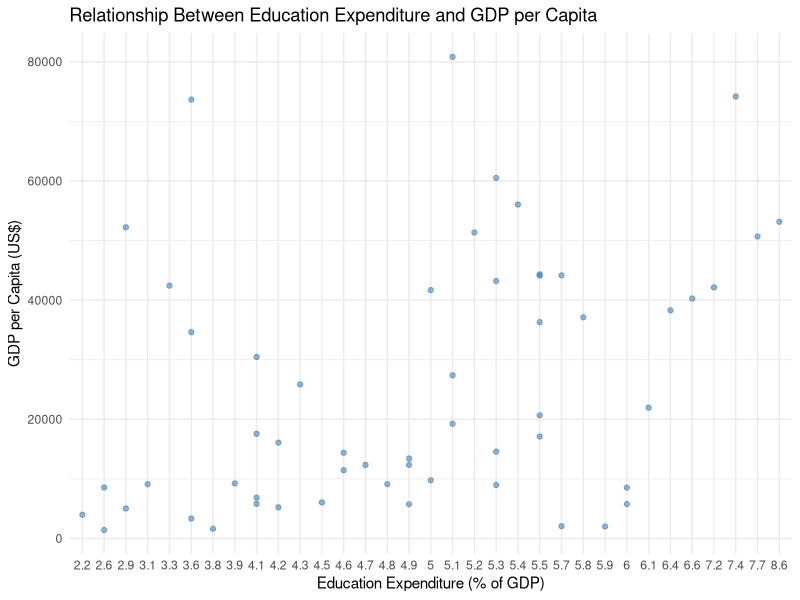
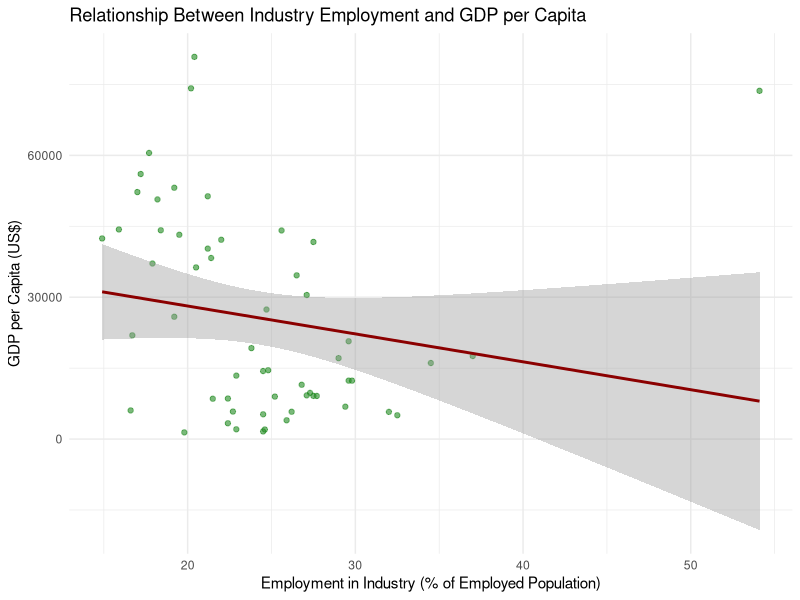
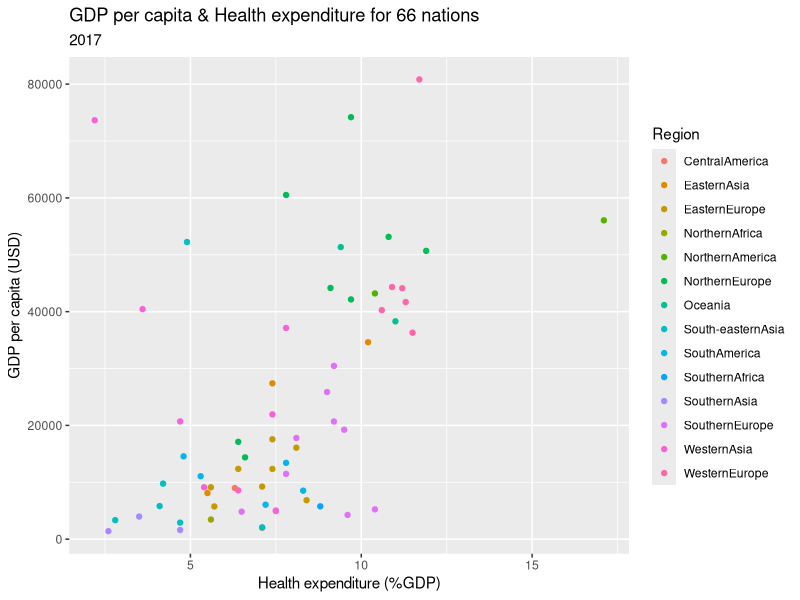
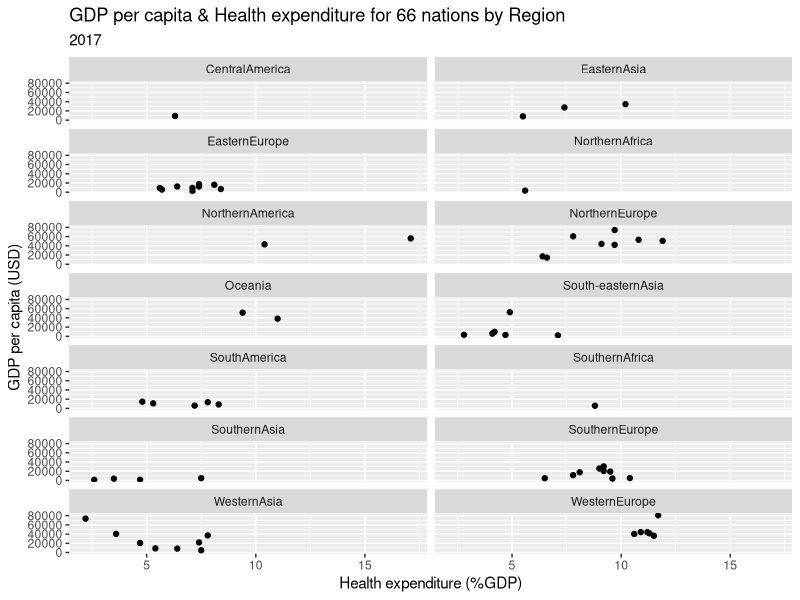
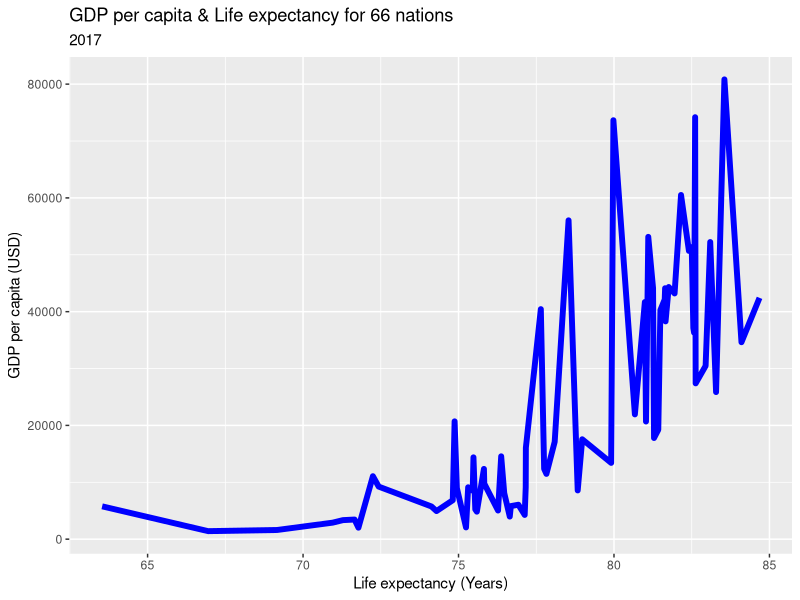
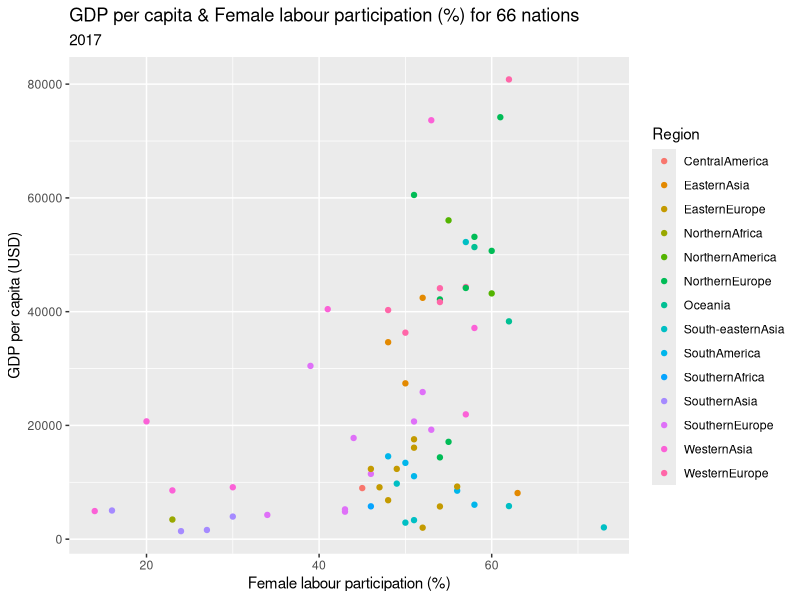
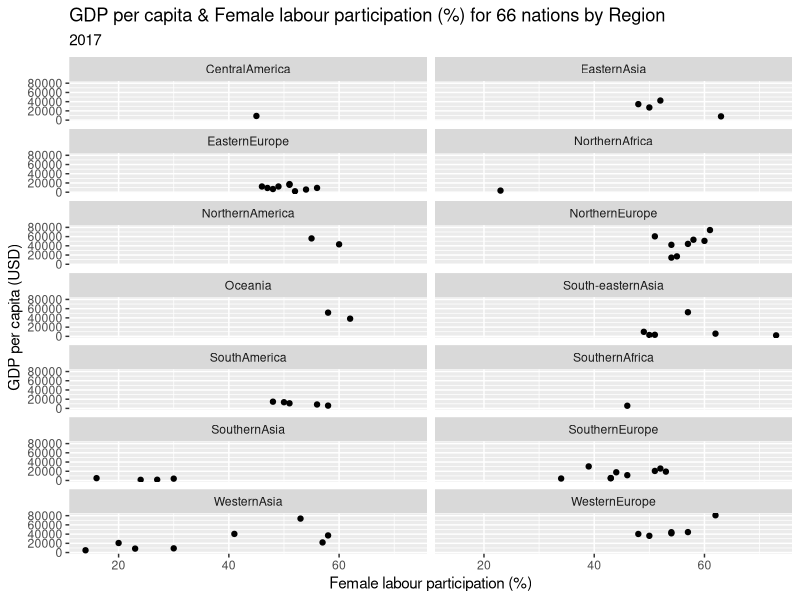
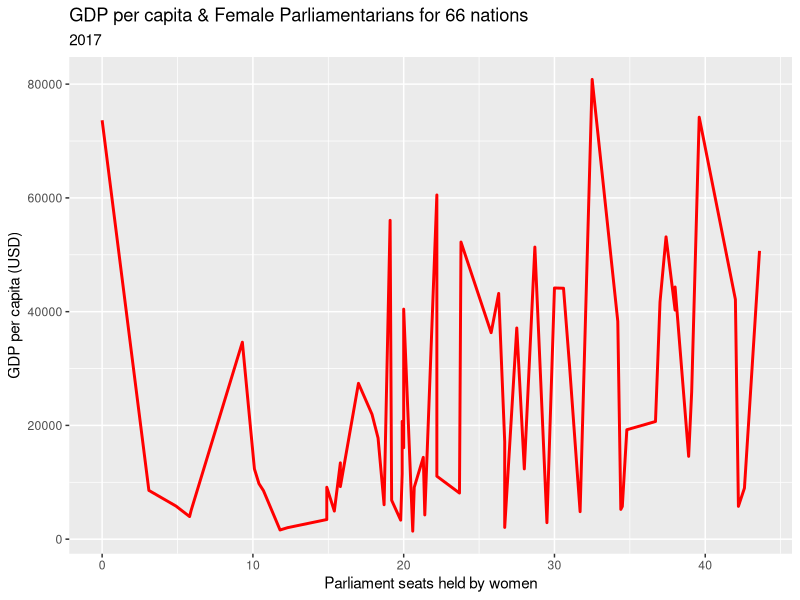

These charts were generated, in order, by the following R code:
## ---- chunk 1
knitr::opts_chunk$set(echo = TRUE)

# load libraries
library(tidyverse)
library(ggplot2)
library(knitr)
library(kableExtra)
library(png)
library(broom)
library(tidyr)
library(readr)
library(ggplot2)
library(rmarkdown)
## ---- chunk 2
# read in data file
Socio_Econ <- as_tibble(read.csv("soci_econ_country_profiles.csv"))
Socio_Econ %>%
  head(n=10) %>%
  kable(caption = "Socio-economic variables for 66 Nations, 2017") %>%
  kable_styling(bootstrap_options = "striped", full_width = FALSE)
## ---- chunk 3

#load data
Econ_data <- read_csv("soci_econ_country_profiles.csv")

# Clean and rename variables
Econ_clean <- Econ_data %>%
  select(
    Country = country,  
    GDP_per_Capita = `GDP per capita (current US$)`,
    Education_Expenditure = `Education: Government expenditure (% of GDP)`,
    Industry_Employment = `Employment: Industry (% of employed)`,
  ) %>%
  drop_na() %>%
  filter(
    GDP_per_Capita > 0,
    Education_Expenditure > 0,
    Industry_Employment > 0,
  )
## ---- chunk 4
# GDP per Capita
Econ_clean %>%
  summarise(
    Mean = mean(GDP_per_Capita, na.rm = TRUE),
    SD   = sd(GDP_per_Capita, na.rm = TRUE),
    Min  = min(GDP_per_Capita, na.rm = TRUE),
    Max  = max(GDP_per_Capita, na.rm = TRUE)
  ) %>%
  mutate(across(everything(), as.numeric)) %>%
  pivot_longer(
    cols = everything(),
    names_to = "Statistic",
    values_to = "Value"
  ) %>%
  kable(
    digits = 2,
    caption = "GDP per Capita — Descriptive Statistics"
  )

# Education Expenditure
Econ_clean %>%
  summarise(
    Mean = mean(Education_Expenditure, na.rm = TRUE),
    SD   = sd(Education_Expenditure, na.rm = TRUE),
    Min  = min(Education_Expenditure, na.rm = TRUE),
    Max  = max(Education_Expenditure, na.rm = TRUE)
  ) %>%
  mutate(across(everything(), as.numeric)) %>%
  pivot_longer(
    cols = everything(),
    names_to = "Statistic",
    values_to = "Value"
  ) %>%
  kable(
    digits = 2,
    caption = "Education Expenditure (% of GDP) — Descriptive Statistics"
  )

# Industry Employment
Econ_clean %>%
  summarise(
    Mean = mean(Industry_Employment, na.rm = TRUE),
    SD   = sd(Industry_Employment, na.rm = TRUE),
    Min  = min(Industry_Employment, na.rm = TRUE),
    Max  = max(Industry_Employment, na.rm = TRUE)
  ) %>%
  mutate(across(everything(), as.numeric)) %>%
  pivot_longer(
    cols = everything(),
    names_to = "Statistic",
    values_to = "Value"
  ) %>%
  kable(
    digits = 2,
    caption = "Industry Employment (% of Employed) — Descriptive Statistics"
  )

## ---- chunk 5
ggplot(Econ_clean, aes(x = Education_Expenditure, y = GDP_per_Capita)) +
  geom_point(alpha = 0.6, colour = "steelblue") +
  geom_smooth(method = "lm", se = TRUE, colour = "darkred") +
  labs(
    title = "Relationship Between Education Expenditure and GDP per Capita",
    x = "Education Expenditure (% of GDP)",
    y = "GDP per Capita (US$)"
  ) +
  theme_minimal()
## ---- chunk 6
ggplot(Econ_clean, aes(x = Industry_Employment, y = GDP_per_Capita)) +
  geom_point(alpha = 0.6, colour = "forestgreen") +
  geom_smooth(method = "lm", se = TRUE, colour = "darkred") +
  labs(
    title = "Relationship Between Industry Employment and GDP per Capita",
    x = "Employment in Industry (% of Employed Population)",
    y = "GDP per Capita (US$)"
  ) +
  theme_minimal()
## ---- chunk 7
Analysis_df <- Socio_Econ %>%
  select("country", "Region", "GDP.per.capita..current.US..", "Health..Total.expenditure....of.GDP.", "Life.expectancy.at.birth..total..years.", "Labour.force.participation..female.male.pop....", "Seats.held.by.women.in.national.parliaments..") %>%
  rename(Nation = "country", "GDP per capita (USD)" = GDP.per.capita..current.US.., "Health expenditure (%GDP)" = Health..Total.expenditure....of.GDP., "Life expectancy (Years)" = Life.expectancy.at.birth..total..years., "Labour force participation (%)" = Labour.force.participation..female.male.pop...., "Parliament seats held by women" = Seats.held.by.women.in.national.parliaments..) %>%
  separate("Labour force participation (%)", into = c("Female labour participation (%)", "Male labour force"), convert = TRUE) %>%
  select(-("Male labour force"))
Analysis_df 

## ---- chunk 8
# The analysis for health expenditure may be distorted by values which are below 0%. As this is non-sensical, rows containing values less then 0 are removed.
Health_df <- Analysis_df %>%
  filter(`Health expenditure (%GDP)` >= 0)

ggplot(data = Health_df) + 
  geom_point(mapping = aes(x = `Health expenditure (%GDP)`, y = `GDP per capita (USD)`, colour = Region)) +
  labs(
    title = "GDP per capita & Health expenditure for 66 nations",
    subtitle = "2017")

ggplot(data = Health_df) + 
  geom_point(mapping = aes(x = `Health expenditure (%GDP)`, y = `GDP per capita (USD)`)) +
  facet_wrap(~ Region, nrow = 7) +
  labs(
    title = "GDP per capita & Health expenditure for 66 nations by Region",
    subtitle = "2017")

ggplot(data = Analysis_df) +
  geom_line(mapping = aes(x = `Life expectancy (Years)`, y = `GDP per capita (USD)`), color = "blue", linewidth=2) +
  labs(
    title = "GDP per capita & Life expectancy for 66 nations",
    subtitle = "2017")

## ---- chunk 9
ggplot(data = Analysis_df) + 
  geom_point(mapping = aes(x = `Female labour participation (%)`, y = `GDP per capita (USD)`, colour = Region)) +
  labs(
    title = "GDP per capita & Female labour participation (%) for 66 nations",
    subtitle = "2017")

ggplot(data = Analysis_df) + 
  geom_point(mapping = aes(x = `Female labour participation (%)`, y = `GDP per capita (USD)`)) +
  facet_wrap(~ Region, nrow = 7) +
  labs(
    title = "GDP per capita & Female labour participation (%) for 66 nations by Region",
    subtitle = "2017")

Parliament_df <- Analysis_df %>%
  filter(`Parliament seats held by women` >= 0)

ggplot(data = Parliament_df) +
  geom_line(mapping = aes(x = `Parliament seats held by women`, y = `GDP per capita (USD)`), color = "red", linewidth = 1) +
  labs(
    title = "GDP per capita & Female Parliamentarians for 66 nations",
    subtitle = "2017")
## ---- chunk 10
Econ_model <- lm(`GDP per capita (USD)` ~ `Health expenditure (%GDP)` + `Life expectancy (Years)` + `Female labour participation (%)` + `Parliament seats held by women`, data = Analysis_df)
tidy(Econ_model) 
summary(Econ_model)
